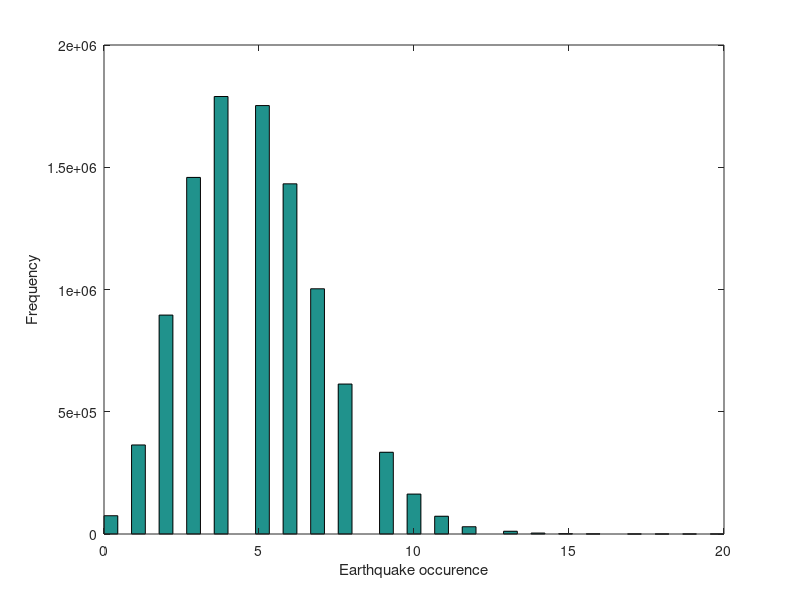

Write the MATLAB code that produced this figure.
A = 1;B = 7;C = 0;D = 7;
l = .7*(A+1)*28/(B+1);
t = 10+C+D;
occurence=randp(l,10000000,1);
hist(occurence,45);
xlabel('Earthquake occurence');
ylabel('Frequency');
n=occurence>=t;
p=sum(n)/length(n);
printf("The probability is earthquakes occuring %d times or more in 28 days is %d",t,p);